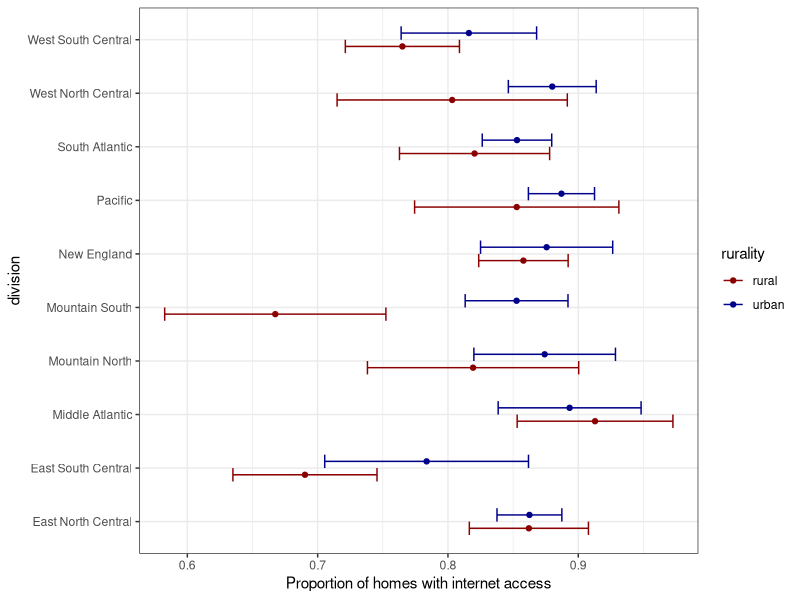
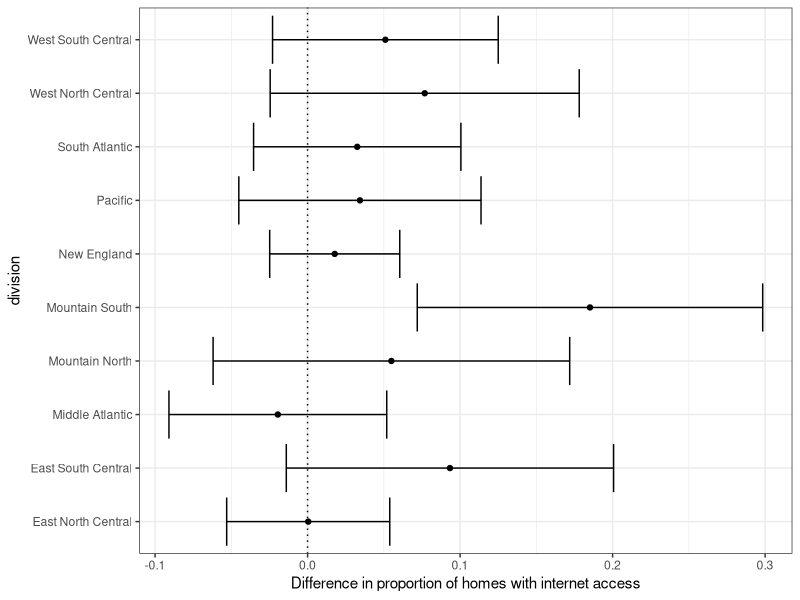

The R script that drew these images, in order:
## ---- chunk 1
knitr::opts_chunk$set(echo = TRUE)
## ---- chunk 2
# libraries
library(tidyverse)

# read in summary results
q2_df = readr::read_delim("./w4_p2_RECS2015_internet.csv", delim = ",")
## ---- chunk 3
# reshape for plotting
plot_data = q2_df %>%
  pivot_longer(cols = starts_with('p_int'), names_prefix = 'p_int',
               names_to = 'var') %>%
  mutate( rurality = stringr::str_replace_all(var, '_.*', ''),
          type = ifelse( grepl('_', var), 
                        stringr::str_replace_all(var, '.*_', ''),
                        'est'
                        )
  ) %>%
  pivot_wider(id_cols = c('division', 'rurality'), 
              names_from = type, 
              values_from = value
  ) 
## ---- chunk 4
cap = paste("**Figure 1.** *Proportion of homes with internet access in each",
            "Census Division.*")

# Use ggplot to produce a figure `p1` matching what is shown using the
#  data above. 
p1 = plot_data %>% 
  filter(rurality != 'diff') %>% 
  ggplot(mapping = aes(x = division, y = est, color = rurality)) +
  geom_errorbar(aes(ymin = lwr, ymax = upr),
                 position = position_dodge(width = 0.5),
                 width = 0.5) +
  geom_point(position = position_dodge(width=0.5)) +
  ylab('Proportion of homes with internet access') +
  coord_flip() +
  scale_color_manual(values = c('darkred', 'darkblue')) +
  theme_bw()

# Remove comments to plot and save
# ggsave(p1, 'w4_p2_q1_plot.png', device = 'png')
p1

## ---- chunk 5
cap = paste("**Figure 2.** *Difference (urban less rural) in proportion of",
  "homes with internet access in each Census Division.*")

# Use ggplot to produce a figure `p2` matching what is shown using the
#  data above. 
p2 = plot_data %>% 
  filter(rurality == 'diff') %>% 
  ggplot(mapping = aes(x = division, y = est)) + geom_point() +
  geom_errorbar(aes(ymin = lwr, ymax = upr)) +
  ylab("Difference in proportion of homes with internet access") +
  geom_hline(yintercept = c(0), linetype="dotted") +
  coord_flip() +
  theme_bw()
  
# Remove comments to plot and save
# ggsave(p2, 'w4_p2_q2_plot.png', device = 'png')
p2

